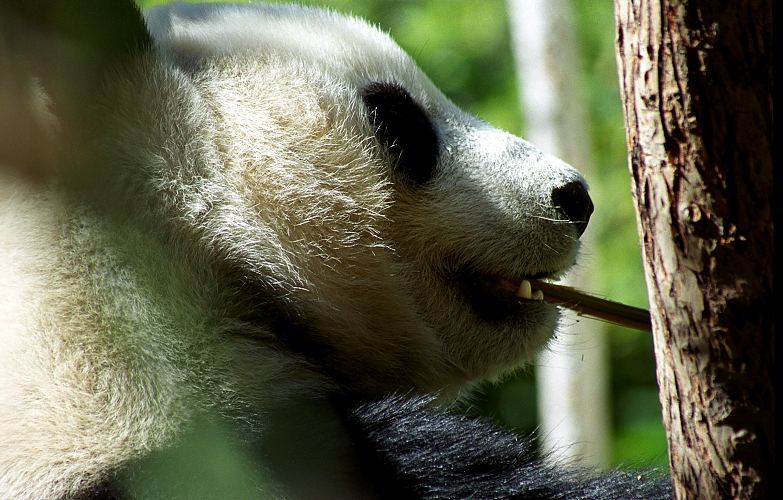
#> input picture strips/panda/panda_00015.jpg, 783 x 500 px, given in place of the camera
$ python nn.py
#> lines starting #> are read from the running program, lines starting #| are printed output that depends on the picture; after the words box and inside, x2 and y2 are one past the last pixel; in counts of white or black regions, pixels touching at a corner belong together
import cv2
import random as rng
import time

camera = cv2.VideoCapture(0)
sample = 0
prefix = str(time.time())

_, frame = camera.read()
#> frame is the input picture: shape (500, 783, 3); mean B, G, R 76.7, 99.7, 97.6
frameClone = frame.copy()

frameGrayscale = frame.copy()
frameGrayscale = cv2.cvtColor(frameGrayscale, cv2.COLOR_BGR2GRAY)
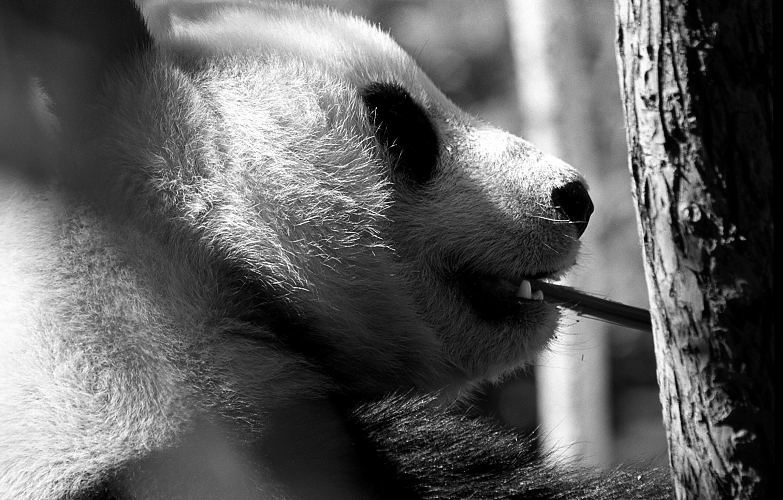
#> frameGrayscale: shape (500, 783); min 0, max 255, mean 96.4

cv2.imshow('grayscale', frameGrayscale)

frame = cv2.cvtColor(frame, cv2.COLOR_BGR2HLS)
#> frame: shape (500, 783, 3); mean of channels 0, 1, 2 36.9, 90.1, 96.4
hue = [29, 85]
sat = [28, 90]
lum = [100, 223]
frame = cv2.inRange(frame, (hue[0], lum[0], sat[0]),  (hue[1], lum[1], sat[1]))
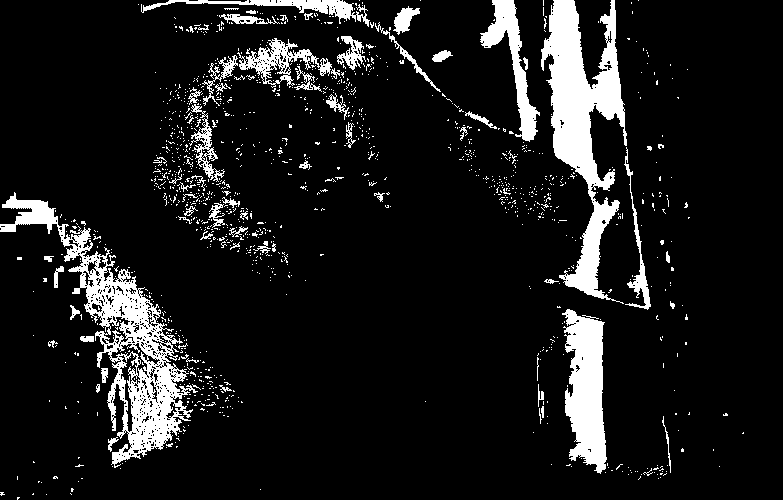
#> frame: shape (500, 783); 10.5% white; 1264 white regions (1199 under 20 px), largest, box (x1, y1, x2, y2) and area: (0, 192, 198, 468) 10814, (541, 0, 627, 304) 10563, (562, 309, 607, 474) 4955

frame = cv2.dilate(frame, None, iterations=1)
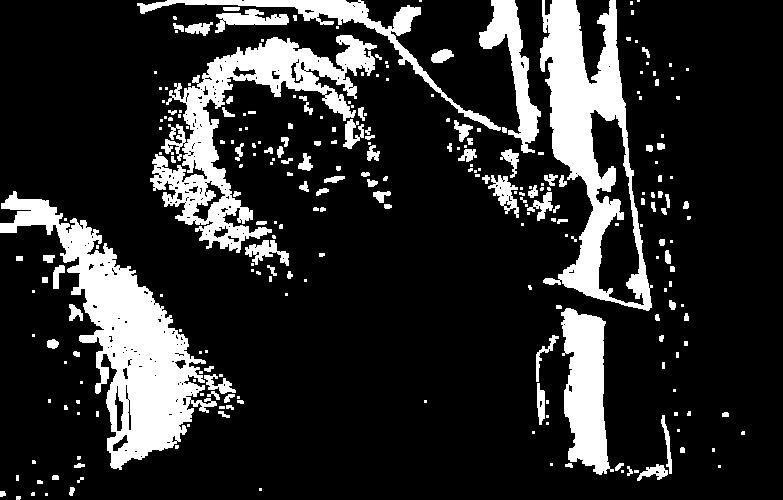
#> frame: shape (500, 783); 17.6% white; 265 white regions (146 under 20 px), largest, box (x1, y1, x2, y2) and area: (0, 191, 217, 470) 17834, (540, 0, 653, 311) 14057, (150, 35, 377, 253) 13250
frame = cv2.erode(frame, None, iterations=1)
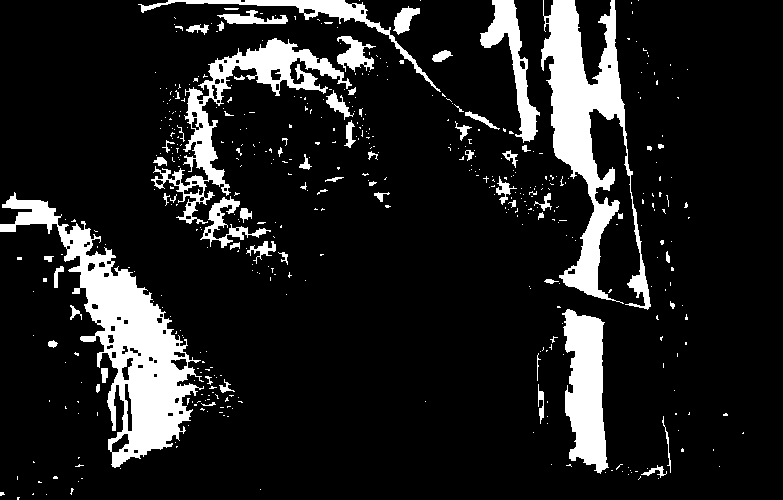
#> frame: shape (500, 783); 12.8% white; 485 white regions (418 under 20 px)
cv2.imshow('hls', frame)

contours, hierarchy = cv2.findContours(frame, cv2.RETR_LIST, cv2.CHAIN_APPROX_SIMPLE)
#> contours = 557 contours, 471 with area under 20; largest, box (x1, y1, x2, y2) and area: (0, 192, 204, 468) 14864, (541, 0, 651, 310) 11032, (151, 38, 352, 224) 5974, (562, 309, 609, 474) 4932, (480, 0, 540, 143) 2295

index = 0
for i in range(len(contours)):
  r = cv2.boundingRect(contours[i])
  if cv2.contourArea(contours[i]) < 100 or r[2] > r[3] or r[2] < 40 or r[3] < 40: # Minimum size
    continue

  newRect = (
    (r[0] + (r[2]/2)) - (r[3]/2), r[1], r[3], r[3]
  )

  color = (rng.randint(0,256), rng.randint(0,256), rng.randint(0,256))
  cv2.rectangle(frameClone, newRect, color)

  try:
    crop_img = frameGrayscale[newRect[1]:newRect[1]+newRect[3], newRect[0]:newRect[0]+newRect[2]]
    crop_img = cv2.resize(crop_img, (32, 32))
    cv2.imshow('countour {0}'.format(index), crop_img)

    index = index + 1

    cv2.imwrite("samples/" + prefix + "-" + str(sample) + ".jpg", crop_img)
    sample = sample + 1

  except:
    print("An exception occurred")
#> this loop made 557 passes
#> r on passes 1 to 3: (17, 497, 3, 3), (46, 494, 1, 1), (32, 493, 2, 2)
#| An exception occurred
#| An exception occurred
#| An exception occurred
#| An exception occurred
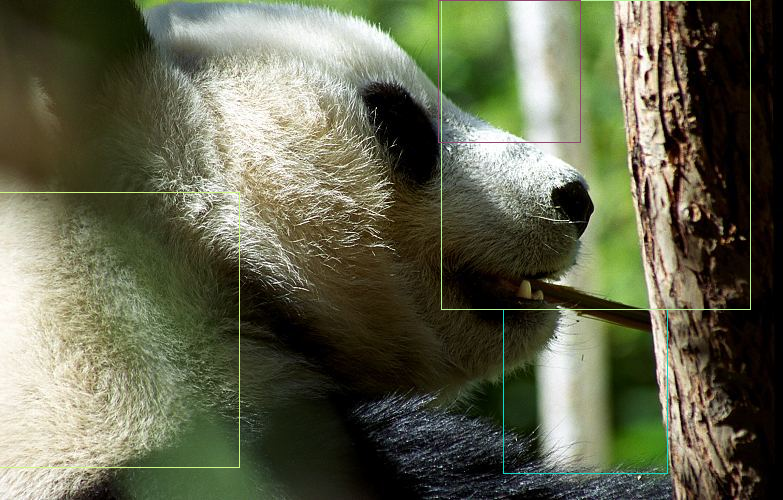
#> frameClone: shape (500, 783, 3); 0.74% of pixels changed, all inside (x1, y1, x2, y2) = (0, 0, 751, 474)
#> after the loop, index = 0; sample = 0

cv2.imshow('frame', frameClone)

while True:
  if cv2.waitKey(1) & 0xFF == ord('q'):
#> (key q is pressed here)
    break

$ run again, on strips/panda/panda_00018.jpg
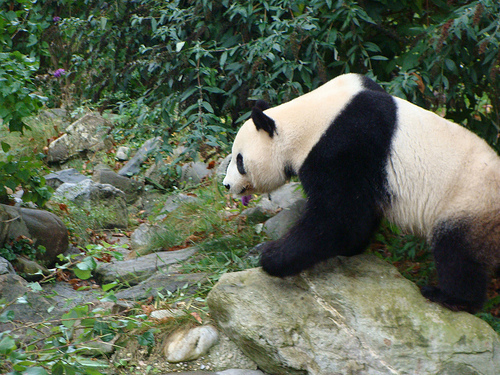
#> input picture strips/panda/panda_00018.jpg, 500 x 375 px, given in place of the camera
#> frame is the input picture: shape (375, 500, 3); mean B, G, R 85.4, 104.3, 94
#> `frame = cv2.inRange(frame, (hue[0], lum[0], sat[0]),  (hue[1], lum[1],..`:
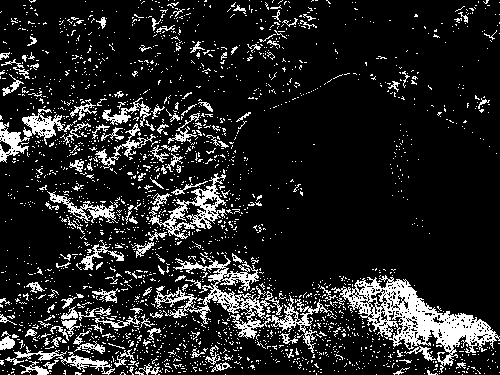
#> frame: shape (375, 500); 13.9% white in thin lines or dots
#> `frame = cv2.erode(frame, None, iterations=1)`:
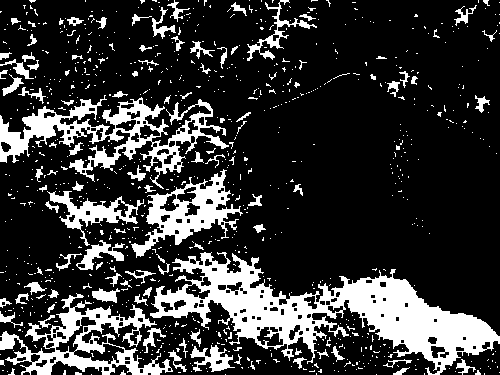
#> frame: shape (375, 500); 21.1% white; 866 white regions (762 under 20 px)
#> contours = 1018 contours, 863 with area under 20; largest, box (x1, y1, x2, y2) and area: (150, 252, 500, 375) 15587, (0, 95, 229, 189) 6104, (0, 293, 173, 375) 5205, (131, 169, 243, 258) 3524, (47, 191, 144, 246) 1364
#> the loop `for i in range(len(contours)):` made 1018 passes
#> r on passes 1 to 3: (376, 374, 1, 1), (225, 374, 1, 1), (91, 374, 1, 1)
#> after the loop `for i in range(len(contours)):`: index = 0

$ run again, on strips/panda/panda_00019.jpg
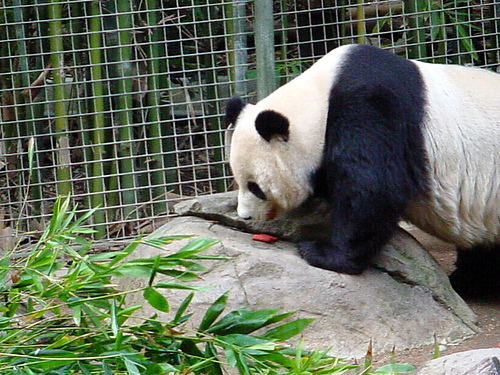
#> input picture strips/panda/panda_00019.jpg, 500 x 375 px, given in place of the camera
#> frame is the input picture: shape (375, 500, 3); mean B, G, R 94.9, 111.7, 103.1
#> `frame = cv2.erode(frame, None, iterations=1)`:
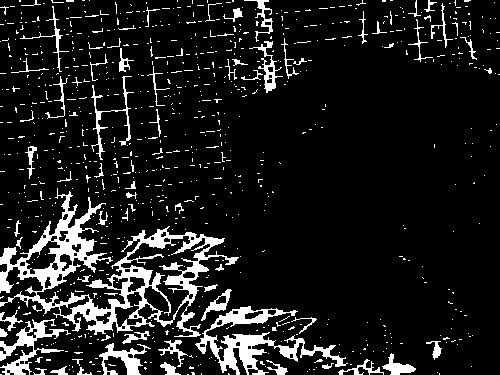
#> frame: shape (375, 500); 11.3% white; 831 white regions (752 under 20 px)
#> contours = 887 contours, 813 with area under 20; largest, box (x1, y1, x2, y2) and area: (0, 188, 239, 337) 11888, (120, 235, 211, 322) 2998, (195, 306, 348, 375) 2492, (0, 319, 71, 375) 970, (25, 240, 61, 275) 588
#> the loop `for i in range(len(contours)):` made 887 passes
#> r on passes 1 to 3: (187, 374, 2, 1), (0, 374, 2, 1), (439, 373, 1, 2)
#> (printed output is left out)
#> after the loop `for i in range(len(contours)):`:
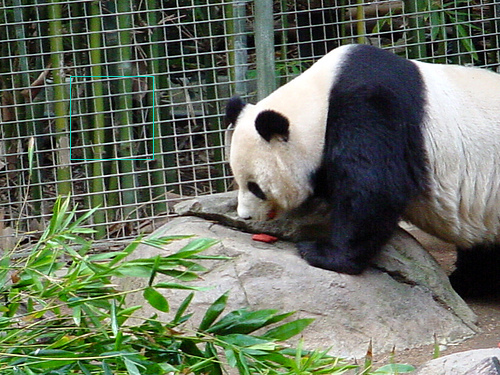
#> frameClone: shape (375, 500, 3); 0.18% of pixels changed, all inside (x1, y1, x2, y2) = (70, 76, 154, 160)
#> after the loop `for i in range(len(contours)):`: index = 0

$ run again, on strips/panda/panda_00042.jpg
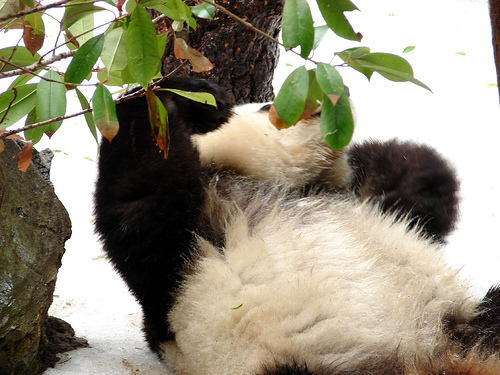
#> input picture strips/panda/panda_00042.jpg, 500 x 375 px, given in place of the camera
#> frame is the input picture: shape (375, 500, 3); mean B, G, R 122.8, 142.2, 148
#> `frameGrayscale = cv2.cvtColor(frameGrayscale, cv2.COLOR_BGR2GRAY)`:
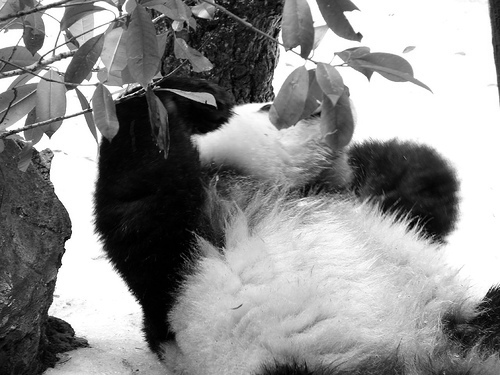
#> frameGrayscale: shape (375, 500); min 0, max 255, mean 141.7
#> `frame = cv2.erode(frame, None, iterations=1)`:
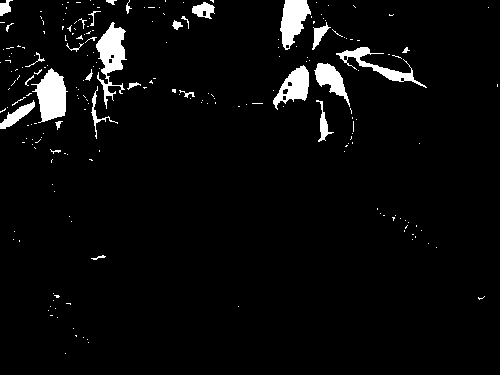
#> frame: shape (375, 500); 4.2% white; 213 white regions (183 under 20 px)
#> contours = 222 contours, 204 with area under 20; largest, box (x1, y1, x2, y2) and area: (31, 68, 68, 123) 1112, (96, 22, 127, 109) 1048, (280, 0, 311, 50) 877, (273, 65, 309, 110) 779, (336, 47, 427, 88) 614
#> the loop `for i in range(len(contours)):` made 222 passes
#> r on passes 1 to 3: (65, 353, 1, 1), (88, 342, 1, 1), (87, 339, 1, 1)
#> after the loop `for i in range(len(contours)):`: index = 0
